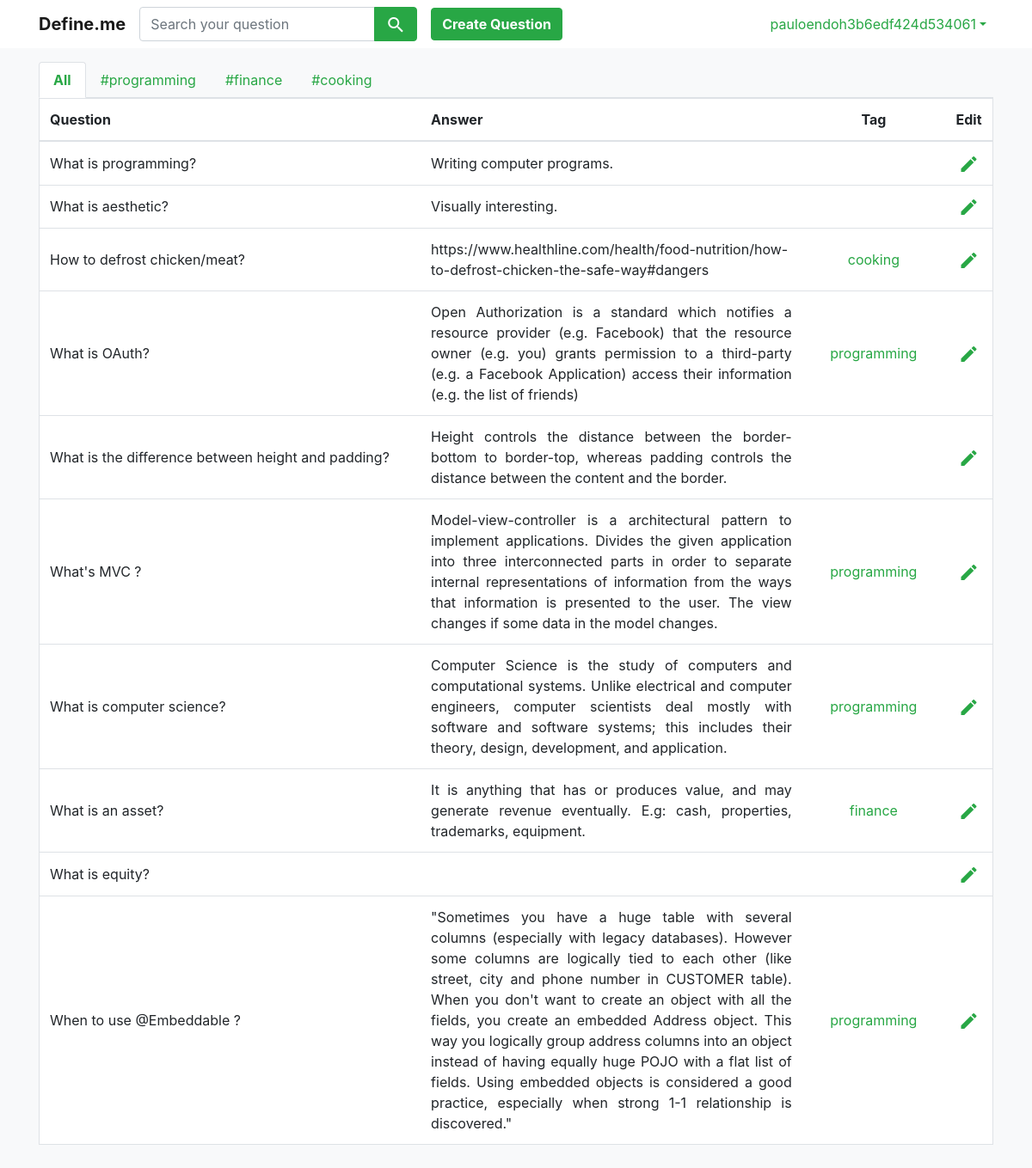
/ (signed in), run on the app's committed database.
### core/models.py (models this page shows)
class Question(models.Model):
    user = models.ForeignKey(User, on_delete=models.CASCADE)
    q = models.TextField(null=False)
    a = models.TextField(null=True, blank=True)
    tag = models.CharField(max_length=20, null=True, blank=True)
    created_at = models.DateTimeField(auto_now_add=True)
    updated_at = models.DateTimeField(auto_now=True)
    class Meta:
        ordering = ['updated_at', 'tag']

### core/views.py (the view, shortened to what this page needs)
# urls.py: path('', views.home, name='home'),
def home(request):
    if request.user.is_authenticated:
        tag_list = get_tag_list(request)
        question_list = get_question_list(request)
        return render(request, "home.html", {"tag_list": tag_list, "question_list": question_list})

### core/functions.py (called while the page is built)
def get_tag_list(request):
    user = request.user
    tag_list = Question.objects.filter(user=user).order_by().values('tag').distinct()
    return tag_list

def get_question_list(request):
    user = request.user
    if request.GET.get('tag'):
        active_tag = request.GET.get('tag')
        question_list = Question.objects.filter(user=user, tag=active_tag).order_by('-updated_at')
    else:
        question_list = Question.objects.filter(user=user).order_by('-updated_at')
    return question_list

### core/templates/home.html (shortened to what this page needs)
{% extends 'base.html' %}
{% load staticfiles %}
{% block content %}
{% if question_list %}
<div class="pt-3 pb-3 container rounded-right rounded-bottom">
    <ul class="nav nav-tabs">
        <li class="nav-item">
            <a class="nav-link text-success {% ifequal request.GET.tag None %}font-weight-bold active {% endifequal %}"
               href="{% url 'home' %}">All</a>
        </li>
        {% for tag in tag_list %}
        {% if tag.tag %}
        <li class="nav-item">
            <a class="nav-link text-success {% ifequal request.GET.tag tag.tag %}font-weight-bold active{% endifequal %}"
               href="{%  url 'home' %}?tag={{tag.tag}}">#{{ tag.tag }}</a>
        </li>
        {% endif %}
        {% endfor%}
    </ul>
    {% include 'question_table.html' %}
</div>
{% endif %}
{% endblock %}

### core/templates/base.html (shortened to what this page needs)
{% load staticfiles %}
<!DOCTYPE html>
<html lang="en">
<head>
    <link rel="stylesheet" href="{% static 'styles/bootstrap.css' %}">
    <link href="{% static 'styles/main.css' %}" rel="stylesheet">
</head>
<body class="bg-light">
{% if request.user.is_authenticated %}
<nav class="navbar navbar-expand-sm bg-white navbar-light">
    <div class="container">
        <ul class="navbar-nav">
            <li class="nav-item">
                <a class="navbar-brand font-weight-bold" href="{% url 'home' %}">Define.me</a>
            </li>
            <li class="nav-item">
                <form method="get" action="{% url 'search_question' %}">
                    <div class="input-group">
                        <input type="text" class="form-control" name="q" placeholder="Search your question"
                               />
                        <div class="input-group-append">
                            <button class="btn btn-success"><i class="material-icons align-middle">search</i></button>
                        </div>
                    </div>
                </form>
            </li>
            <div class="pl-3 align-self-center">
                <a class="" href="{% url 'create_question' %}">
                    <button type="button" class="btn btn-success rounded font-weight-bold">Create Question</button>
                </a>
            </div>
        </ul>
        <ul class="navbar-nav">
            <li class="nav-item dropdown">
                <a class="nav-link dropdown-toggle text-success" href="#" id="navbardrop"
                   data-toggle="dropdown">{{ request.user.username }}</a>
            </li>
        </ul>
    </div>
</nav>
{% endif %}
{% block content %}{% endblock %}
</body>
</html>

### core/templates/question_table.html
    <table class="table border bg-white  ">
    <thead>
    <tr>
        <th class="align-middle" style="width: 40%;">Question</th>
        <th class="align-middle" style="width: 40%;">Answer</th>
        <th class="text-center align-middle" style="width:15%;">Tag</th>
        <th class="text-center align-middle" style="width:5%;">Edit</th>
    </tr>
    </thead>
    {% for question in question_list %}
    <tr>
        <td class="align-middle text-justify">
            {{ question.q }}
        </td>
        <td class="align-middle text-justify answer-cell">
            {{ question.a }}
        </td>
        <td class="text-center align-middle">
            {% if question.tag %}
            <a class="text-success" href="{% url 'home' %}?tag={{question.tag}}">
                {{ question.tag }}
            </a>
            {% endif %}
        </td>
        <td class="text-center align-middle">
            <a href="{% url 'edit_question' question.id %}">
                <i class="material-icons align-middle text-success">edit</i>
            </a>
        </td>
    </tr>
    {% endfor %}
</table>

### data on the page
Question: q "What is programming?", a "Writing computer programs."
Question: q "What is aesthetic?", a "Visually interesting."
Question: q "How to defrost chicken/meat?", a "https://www.healthline.com/health/food-nutrition/how-to-defrost-chicken-the-safe-way#dangers", tag "cooking"
Question: q "What is OAuth?", a "Open Authorization is a standard which notifies a resource provider (e.g. Facebook) that the resource owner (e.g. you) grants permission to a third-party (e.g. a Facebook Application) access their information (e.g. the list of friends)", tag "programming"
Question: q "What is the difference between height and padding?", a "Height controls the distance between the border-bottom to border-top, whereas padding controls the distance between the content and the border."
Question: q "What's MVC ?", a "Model-view-controller is a architectural pattern to implement applications. Divides the given application into three interconnected parts in order to separate internal representations of information from the ways that information is presented to the user. The view changes if some data in the model changes.", tag "programming"
Question: q "What is computer science?", a "Computer Science is the study of computers and computational systems. Unlike electrical and computer engineers, computer scientists deal mostly with software and software systems; this includes their theory, design, development, and application.", tag "programming"
Question: q "What is an asset?", a "It is anything that has or produces value, and may generate revenue eventually. E.g: cash, properties, trademarks, equipment.", tag "finance"
Question: q "What is equity?"
Question: q "When to use @Embeddable ?", a "\"Sometimes you have a huge table with several columns (especially with legacy databases). However some columns are logically tied to each other (like street, city and phone number in CUSTOMER table). When you don't want to create an object with all the fields, you create an embedded Address object. This way you logically group address columns into an object instead of having equally huge POJO with a flat list of fields. Using embedded objects is considered a good practice, especially when strong 1-1 relationship is discovered.\"", tag "programming"

### other printed values
{{ request.user.username }} "pauloendoh3b6edf424d534061"
{{ tag.tag }} "programming" "finance" "cooking"
